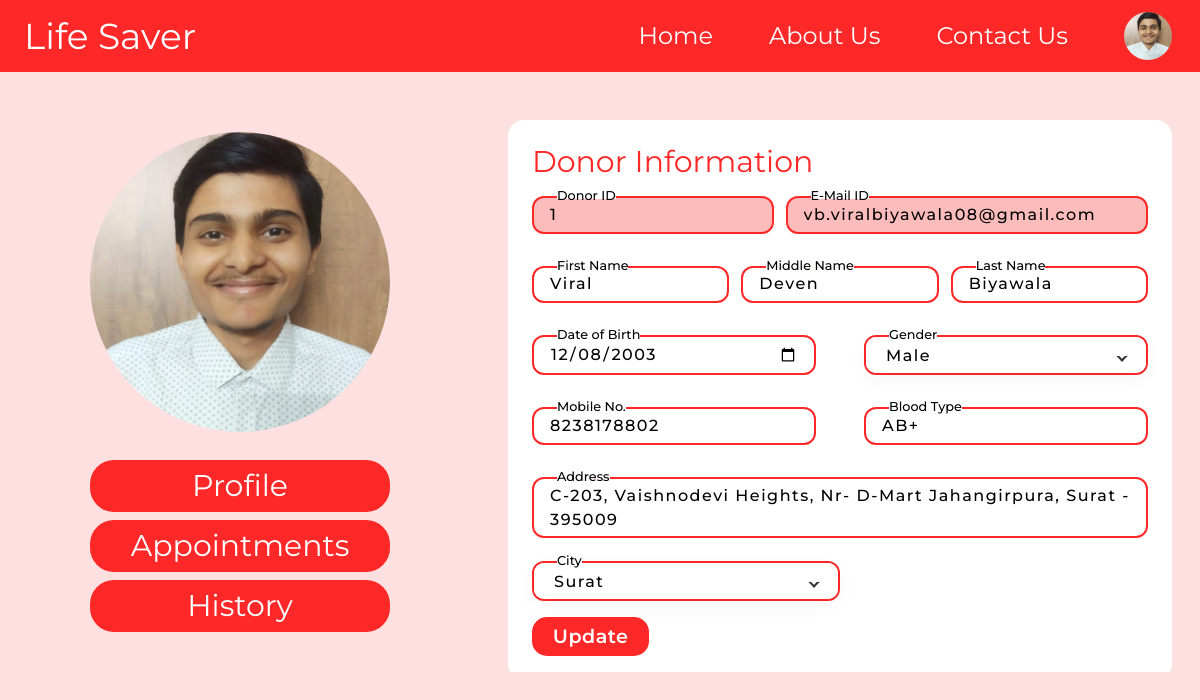
Screenshot of /profile (signed in) with the database file from the repository.
### app/models.py (models this page shows, shortened)
class Donor(UserMixin,db.Model):
    donor_id = db.Column(db.Integer, primary_key=True, autoincrement=True)
    d_email_id = db.Column(db.String(120), db.ForeignKey('r_donor.d_email_id'))
    first_name = db.Column(db.String(50), nullable=False)
    middle_name = db.Column(db.String(50), nullable=False)
    last_name = db.Column(db.String(50), nullable=False)
    date_of_birth = db.Column(db.Date, nullable=False)
    gender = db.Column(db.String(10), nullable=False)
    contact_phone = db.Column(db.Integer, nullable=False)
    contact_address = db.Column(db.String(300), nullable=False)
    city = db.Column(db.String(20), nullable=False)
    blood_type = db.Column(db.String(5), nullable=False)
    r_donor = db.relationship("RDonor", backref="donors")

class RDonor(UserMixin, db.Model):
    d_email_id = db.Column(db.String(100), primary_key=True)
    name = db.Column(db.String(50), nullable=False)
    city = db.Column(db.String(50), nullable=False)
    contact_phone = db.Column(db.String(15), nullable=False)
    password_hash = db.Column(db.String(128), nullable=False)
    roles = ['donor']
    def has_role(self, role):
        return role in self.roles

### app/routes.py (the view, shortened to what this page needs)
@app.route('/profile', methods=['GET', 'POST'])
@login_required
@user_required
def profile():
    data = Donor.query.filter_by(d_email_id=current_user.d_email_id).first()
    results = None
    if data is None:
        src = "../static/images/profile.png"
        fr=None
        results=None
    else:
        results = DonationAppointment.query.filter_by(donor_id=data.donor_id).order_by(
        desc(DonationAppointment.appointment_date), desc(DonationAppointment.appointment_time)
    ).all()
        donor_appointment_ids = [result.appointment_id for result in results]
        fr = DonationAppointment.query.filter(DonationAppointment.appointment_id.in_(donor_appointment_ids),DonationAppointment.ddone == True).all()
        donor_id = data.donor_id
        allowed_extensions = ['jpg', 'jpeg', 'png']
        for extension in allowed_extensions:
            image_path = f"/app/static/images/{donor_id}.{extension}"
            current_path = os.getcwd()
            filename = current_path + image_path
            if os.path.isfile(filename) == True:
                src = f"../static/images/{donor_id}.{extension}"
                break
        else:
            src = "../static/images/profile.png"
    return render_template('Donor/profile.html', email=current_user, data=data,  src = src, results = results, cities=cities,fr = fr)

### app/routes.py (called while the page is built, shortened)
def user_required(f):
    @wraps(f)
    def decorated_function(*args, **kwargs):
        if current_user.is_authenticated:
            if current_user.has_role('donor'):
                return f(*args, **kwargs)
            else:
                return redirect(url_for('Admin'))
        else:
            return f(*args, **kwargs)
    return decorated_function

@login_manager.user_loader
def load_user(user_id):
    donor = RDonor.query.get(user_id)
    if donor:
        return donor

### app/templates/Donor/profile.html (shortened to what this page needs)
<!DOCTYPE html>
<html lang="en" class="box-border  ">
<head>
  <script src="https://cdn.tailwindcss.com"></script>
  <link rel="stylesheet" href="{{ url_for('static', filename='profile.css') }}" />
</head>
<body class="bg-[#FFE0E0]">
  <nav class="bg-[#FF2828] w-full flex py-[12px] text-white text-[24px] max-[830px]:hidden">
    <div
      class="flex items-center w-[20%] ml-6 text-4xl hover:tracking-[0.1em] transition-all duration-700 cursor-pointer">
      <a href="{{url_for('index')}}">Life Saver</a>
    </div>
    <div class="flex w-[80%] justify-end items-center">
      <div class="cursor-pointer hover:border-b-2 hover:border-white transition-all duration-100 mx-7">
        <a href="{{url_for('index')}}">Home</a>
      </div>
      <div class="cursor-pointer hover:border-b-2 hover:border-white transition-all duration-100 mx-7">
        <a href="{{url_for('about')}}">About Us</a>
      </div>
      <div class="cursor-pointer hover:border-b-2 hover:border-white transition-all duration-100 mx-7">
        <a href="{{url_for('contact')}}">Contact Us</a>
      </div>
      <div class="nav-btn p-dropdown input">
        <div class="temp flex items-center">
          <button class="inline mx-[28px]" onclick="showItemS()">
            <img src="{{ src }}" id="profile-pic-main" alt=""
              class="rounded-full bg-[#d9d9d9] w-[48px] h-[48px] cursor-pointer" />
          </button>
        </div>
      </div>
    </div>
  </nav>
  <div class="p-container mt-5 flex    mb-[0rem]">
    <div class="left w-[40%] p-10">
      <div class="flex flex-col items-center text-3xl   max-[750px]:text-2xl ">
        <div class="pp">
          <img src="{{ src }}" id="profile-pic" alt="" class="w-[300px] h-[300px] rounded-full bg-[#d9d9d9]
              cursor-pointer max-[430px]:w-[250px] max-[430px]:h-[250px]" />
        </div>
        <div
          class="mt-7 py-2 w-3/4 max-[1095px]:w-[40%] max-[580px]:w-[60%] max-[420px]:w-[80%] max-[355px]:w-[90%] rounded-3xl bg-[#ff2828] text-white text-center">
          <a href="#donor-info" class="block">Profile</a>
        </div>
        <div
          class="t mt-2 py-2 w-3/4 max-[1095px]:w-[40%] max-[580px]:w-[60%] max-[420px]:w-[80%] max-[355px]:w-[90%]  rounded-3xl bg-[#ff2828] text-white text-center">
          <a href="#appointment" class="block">Appointments</a>
        </div>
        <div
          class="mt-2 py-2 w-3/4 max-[1095px]:w-[40%] max-[580px]:w-[60%] max-[420px]:w-[80%] max-[355px]:w-[90%]  rounded-3xl bg-[#ff2828] text-white text-center ">
          <a href="#history" class="block">History</a>
        </div>
      </div>
    </div>
    <div
      class="right w-[60%] min-[1095px]:aspect-[18/13]  min-[1095px]:overflow-y-scroll min-[1095px]:snap-y min-[1095px]:snap-mandatory  p-7 scroll-smooth ">
      <div id="donor-info" class="mx-auto w-[100%] text-[#ff2828] bg-white rounded-2xl p-6">
        <h1 class="text-3xl max-[614px]:text-center max-[430px]:text-2xl  ">Donor Information</h1>
        <form action="\profile" method="post" class="">
          <div class="top flex space-x-3 justify-between max-[614px]:flex-col max-[614px]:space-x-0 ">
            <div class="donor-id input-container w-[40%] max-[615px]:w-full">
              <input type="text" name="ID" class="input select-none" readonly value="{{ data.donor_id }}" required />
              <label for="">Donor ID</label>
              <span>Donor ID</span>
            </div>
            <div class="mail-id input-container w-[60%] max-[615px]:w-full">
              <input type="text" name="email" class="input" value="{{ email.d_email_id }}" readonly required />
              <label for="">E-Mail ID</label>
              <span>E-Mail ID</span>
            </div>
          </div>
          <div class="name flex space-x-3 max-[614px]:flex-col max-[614px]:space-x-0">
            <div class="input-container w-1/3 max-[615px]:w-full">
              <input type="text" name="Fname" class="input" value="{{ data.first_name }}" required />
              <label for="">First Name</label>
              <span>First Name</span>
            </div>
            <div class="input-container w-1/3 max-[615px]:w-full">
              <input type="text" name="Mname" class="input" value="{{ data.middle_name }}" required />
              <label for="">Middle Name</label>
              <span>Middle Name</span>
            </div>
            <div class="input-container w-1/3 max-[615px]:w-full">
              <input type="text" name="Lname" class="input" value="{{ data.last_name }}" required />
              <label for="">Last Name</label>
              <span>Last Name</span>
            </div>
          </div>
          <div class="dob flex space-x-12 max-[614px]:flex-col max-[614px]:space-x-0">
            <div class="input-container w-1/2 max-[615px]:w-full focus">
              <input type="date" name="DOB" class="date" value="{{ data.date_of_birth }}" required />
              <label for="">Date of Birth</label>
              <span>Date of Birth</span>
            </div>
            <div class="input-container w-1/2 max-[615px]:w-full focus">
              <div class="dropdown input">
                <input type="text" class="textBoxGender" value="{{ data.gender }}" readonly name="gender" required />
              </div>
              <label for="">Gender</label>
              <span>Gender</span>
            </div>
          </div>
          <div class="name flex space-x-12 max-[614px]:flex-col max-[614px]:space-x-0">
            <div class="input-container w-1/2 max-[615px]:w-full">
              <input type="text" name="mob" class="input" value="{{ data.contact_phone }}" required />
              <label for="">Mobile No.</label>
              <span>Mobile No.</span>
            </div>
            <div class="input-container w-1/2 max-[615px]:w-full">
              <div class="{% if data is none %}dropdown{% endif %} input">
                <input type="text" class="textBoxBlood" value="{{ data.blood_type }}" readonly name="Btype" required
                  readonly />
              </div>
              <label for="">Blood Type</label>
              <span>Blood Type</span>
            </div>
          </div>
          <div class="input-container textarea">
            <textarea name="address" class="input" required>
{{ data.contact_address }}</textarea>
            <label for="">Address</label>
            <span>Address</span>
          </div>
          <div class="city-name flex -mt-[1rem] ">
            <div class="input-container w-1/2 max-[615px]:w-full">
              <div class="dropdown input">
                <input type="text" class="textBoxCity" value="{{ data.city }}" name="city" id="CitytextBox" required />
              </div>
              <label for="">City</label>
              <span>City</span>
            </div>
          </div>
          <input type="submit" value="Update" class="btnupdate bg-[#ff2828]" {% if data is none %}onclick="return confirmUpdate()"{% endif %} />
        </form>
      </div>
    </div>
  </div>
</body>
</html>

### app/static/profile.css (style rules this page uses)
body { font-family: 'Montserrat', sans-serif; }
:root { --text-sm:1rem; --text-md:2rem; --text-lg:2.5rem; --text-elg:3rem; --text-xxl:3.5rem; --border-rad-main:1.5rem; --border-rad:2rem; --primary-color:#ff2828; }
.input-container { position: relative; margin:1rem 0; }
.input-container input { width:100%; }
.input-container .input, .input-container .gender, .input-container .date { width:100%; outline: none; background: none; border: 2px solid #ff2828; color:black; padding: 0.3rem 1rem; font-weight: 500; font-size: 1rem; letter-spacing: 1.5px; border-radius: 12px; transition: 0.3s; }
.donor-id .input, .personal-details .input, .mail-id .input { background-color: #fa4a4a5e; }
textarea.input { padding: 0.8rem 1.2rem; border-radius:22px; resize: none; overflow-y: auto; }
.input-container label { position: absolute; top:50%; left:15px; transform: translateY(-50%); padding: 0 0rem; color:black; font-weight: 500; pointer-events: none; z-index: 1000; transition: 0.5s; font-size: 1.1rem; }
.input-container.textarea label { top:0.7rem; transform: translateY(0); }
.btnupdate { padding: 0.6rem 1.30rem; font-size: 1.2rem; font-weight: 600; color: white; line-height: 1; letter-spacing: 0.03rem; border-radius: 15px; outline: none; cursor: pointer; transition: 0.5s ease-in-out; margin: 0; }
.input-container span { position: absolute; top:0; left:25px; transform: translateY(-50%); font-size: 0.8rem; padding: 0 0rem; color:transparent; font-weight: 500; pointer-events: none; z-index: 500; transition: 0.5s; }
.input-container span::before, .input-container span::after { content: ""; position: absolute; width: 10%; opacity: 0; transition: 0.3s; height: 5px; background-color: #fff; top:50%; transform: translateY(-50%); }
.input-container span::before { left: 50%; }
.input-container span::after { right: 50%; }
.input-container.focus label { top:0; transform: translateY(-50%); left:25px; font-size: 0.8rem; }
.input-container.focus span::before, .input-container.focus span::after { width: 50%; opacity: 1; }
.pp { position: relative; border-radius: 50%; }
.p-dropdown { position: relative; }
.dropdown { position: relative; width: 300px; height: 40px; }
.dropdown::before { content: ""; position: absolute; width:8px; height: 8px; right:20px; top:15px; z-index: 10; border: 2px solid #333; border-top: 2px solid #fff; border-right: 2px solid #fff; transform: rotate(-45deg); transition: 0.5s; pointer-events: none; }
.dropdown input { position: absolute; outline: none; border: none; top:0; left:0; width:100%; height: 100%; cursor: pointer; background: #fff; box-shadow: 0 5px 20px rgba(0,0,0,0.05); padding: 12px 20px; border-radius: 10px; }

### rows the page displays
Donor: ID "1", Fname "Viral", Mname "Deven", Lname "Biyawala", DOB "12/08/2003", gender "Male", mob "8238178802", Btype "AB+", address "C-203, Vaishnodevi Heights, Nr- D-Mart Jahangirpura, Surat - 395009", city "Surat"
RDonor: email "vb.viralbiyawala08@gmail.com"
